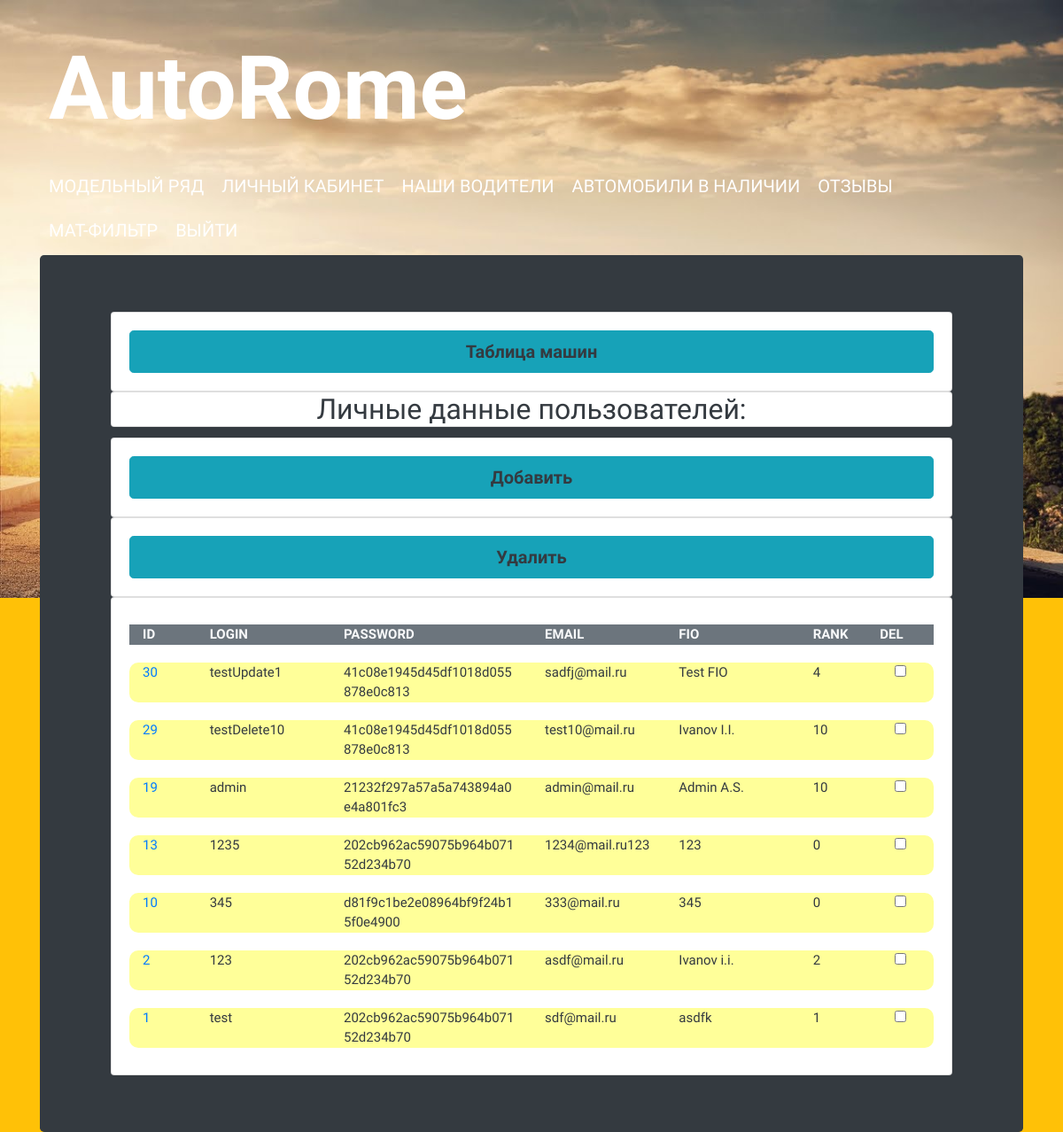
Page /crud.php (signed in) on the earlier database version.
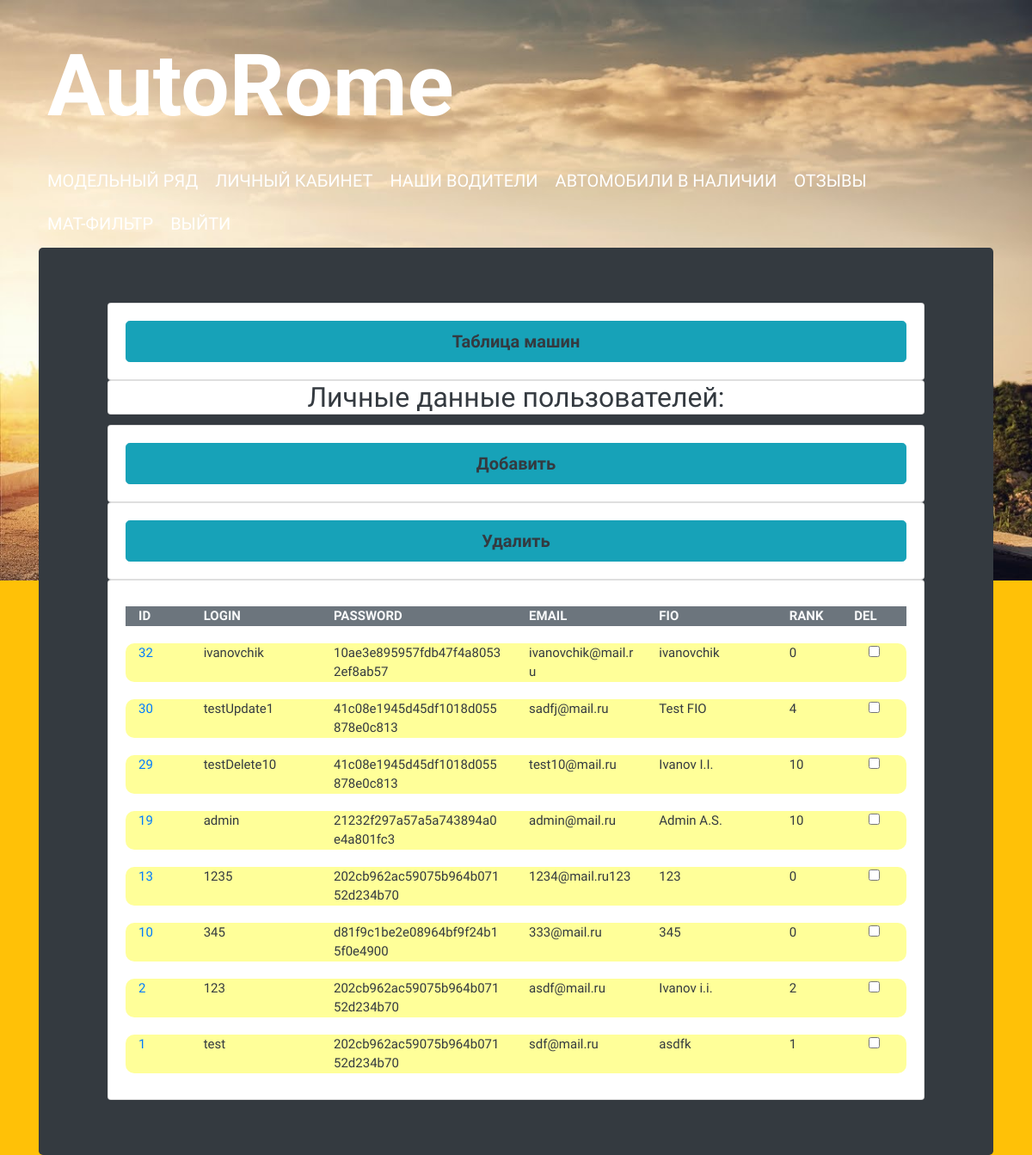
Same page on the later database version.
### tables this page shows
CREATE TABLE `users` (
  `id` int(10) NOT NULL,
  `Login` varchar(255) NOT NULL,
  `Password` varchar(255) NOT NULL,
  `Email` varchar(255) NOT NULL,
  `FIO` varchar(255) NOT NULL,
  `Rank` tinyint(11) DEFAULT 0
);

### php/fetch_tables.php (the view, shortened to what this page needs)
<?php
	require_once 'connect.php';
	$check_users=mysqli_query($connect, "SELECT * FROM `users` ORDER BY `users`.`id` DESC");
	?>
			  <div class="container drivers">
		        <div class="row drive bg-secondary text-light font-weight-bolder">
		   	        <div class="col-lg-1">ID</div>
			        <div class="col-lg-2">LOGIN</div>
			        <div class="col-lg-3">PASSWORD</div>
			        <div class="col-lg-2">EMAIL</div>
			        <div class="col-lg-2">FIO</div>
			        <div class="col-lg-1">RANK</div>
                    <div class="col-lg-1">DEL</div>
			      </div>
              </div>
		<?php while($users=mysqli_fetch_assoc($check_users))
        {?>
			  <div class="container drivers">
		        <div class="row drive">
                    <div class="col-lg-1"><a href="#" aria-expanded="false" aria-controls="multiCollapseExample2" data-toggle="collapse" data-target="#editcollapse<?php echo $users['id']?>"><?php echo $users['id']?></a></div>
                    <div class="col-lg-2"><?php echo $users['Login']?></div>
			        <div class="col-lg-3"><?php echo $users['Password']?></div>
			        <div class="col-lg-2"><?php echo $users['Email']?></div>
			        <div class="col-lg-2"><?php echo $users['FIO']?></div>
			        <div class="col-lg-1"><?php echo $users['Rank']?></div>
                    <div class="col-lg-1">
                        <p class="text-center">
                            <input type="checkbox" name="<?php echo $users['id']?>" aria-label="Checkbox for following text input">
                        </p>
                    </div>
			      </div>
			    </div>
            <?php
        }
	?>

Differences in the rows shown:
added users: id "32", Login "ivanovchik", Password "10ae3e895957fdb47f4a80532ef8ab57", Email "ivanovchik@mail.ru", FIO "ivanovchik", Rank "0"
